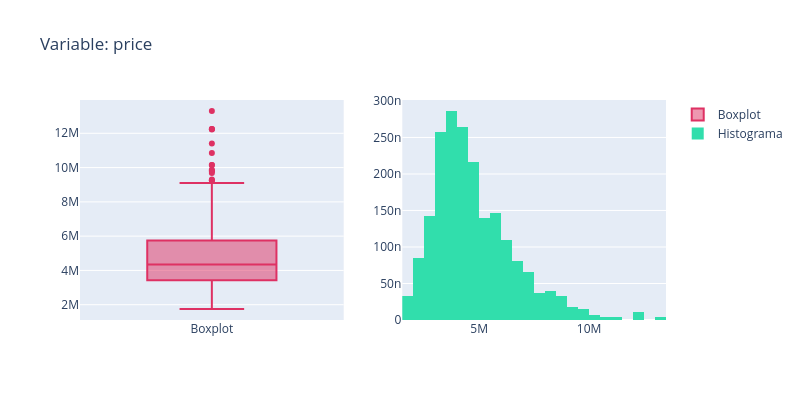
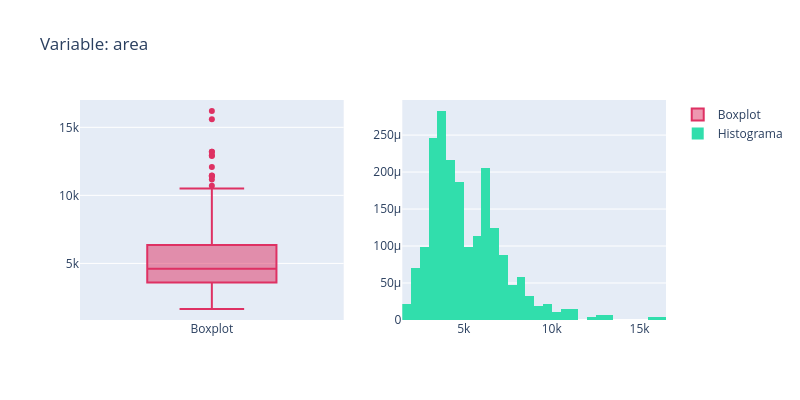
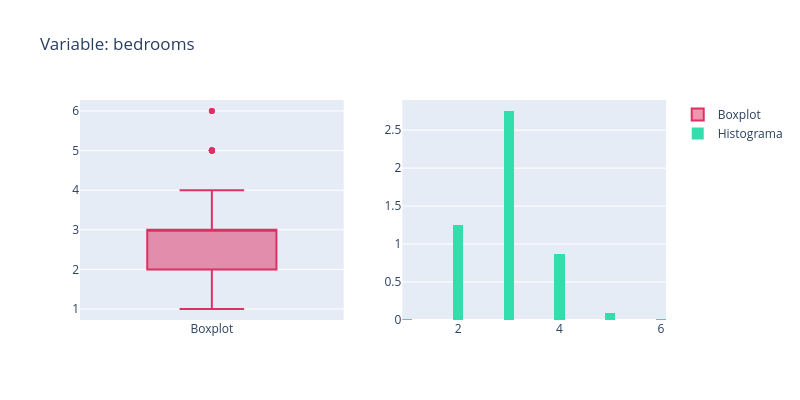
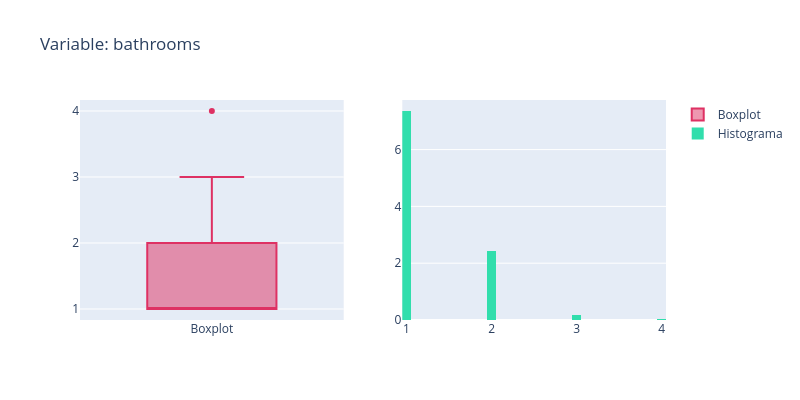

Source (notebook cell) for these figures, in order:
### Code cell
analisis.plot_num()

### Figure 1 — Plotly figure (JSON) as saved in the notebook; plotly's stock layout.template omitted (floating-point values rounded to 4 significant figures; data arrays with more than 128 entries replaced by an {"elided": "..."} marker saying what was removed)
{"data": [{"marker": {"color": "#de3163"}, "name": "Boxplot", "type": "box", "xaxis": "x", "y": {"elided": "545 int values"}, "yaxis": "y"}, {"histnorm": "probability density", "marker": {"color": "#31deac"}, "name": "Histograma", "nbinsx": 50, "type": "histogram", "x": {"elided": "545 int values"}, "xaxis": "x2", "yaxis": "y2"}], "layout": {"height": 400, "title": {"text": "Variable: price"}, "width": 800, "xaxis": {"anchor": "y", "domain": [0, 0.45]}, "xaxis2": {"anchor": "y2", "domain": [0.55, 1]}, "yaxis": {"anchor": "x", "domain": [0, 1]}, "yaxis2": {"anchor": "x2", "domain": [0, 1]}}}

### Figure 2 — Plotly figure (JSON) as saved in the notebook; plotly's stock layout.template omitted (floating-point values rounded to 4 significant figures; data arrays with more than 128 entries replaced by an {"elided": "..."} marker saying what was removed)
{"data": [{"marker": {"color": "#de3163"}, "name": "Boxplot", "type": "box", "xaxis": "x", "y": {"elided": "545 int values"}, "yaxis": "y"}, {"histnorm": "probability density", "marker": {"color": "#31deac"}, "name": "Histograma", "nbinsx": 50, "type": "histogram", "x": {"elided": "545 int values"}, "xaxis": "x2", "yaxis": "y2"}], "layout": {"height": 400, "title": {"text": "Variable: area"}, "width": 800, "xaxis": {"anchor": "y", "domain": [0, 0.45]}, "xaxis2": {"anchor": "y2", "domain": [0.55, 1]}, "yaxis": {"anchor": "x", "domain": [0, 1]}, "yaxis2": {"anchor": "x2", "domain": [0, 1]}}}

### Figure 3 — Plotly figure (JSON) as saved in the notebook; plotly's stock layout.template omitted (floating-point values rounded to 4 significant figures; data arrays with more than 128 entries replaced by an {"elided": "..."} marker saying what was removed)
{"data": [{"marker": {"color": "#de3163"}, "name": "Boxplot", "type": "box", "xaxis": "x", "y": {"elided": "545 int values"}, "yaxis": "y"}, {"histnorm": "probability density", "marker": {"color": "#31deac"}, "name": "Histograma", "nbinsx": 50, "type": "histogram", "x": {"elided": "545 int values"}, "xaxis": "x2", "yaxis": "y2"}], "layout": {"height": 400, "title": {"text": "Variable: bedrooms"}, "width": 800, "xaxis": {"anchor": "y", "domain": [0, 0.45]}, "xaxis2": {"anchor": "y2", "domain": [0.55, 1]}, "yaxis": {"anchor": "x", "domain": [0, 1]}, "yaxis2": {"anchor": "x2", "domain": [0, 1]}}}

### Figure 4 — Plotly figure (JSON) as saved in the notebook; plotly's stock layout.template omitted (floating-point values rounded to 4 significant figures; data arrays with more than 128 entries replaced by an {"elided": "..."} marker saying what was removed)
{"data": [{"marker": {"color": "#de3163"}, "name": "Boxplot", "type": "box", "xaxis": "x", "y": {"elided": "545 int values"}, "yaxis": "y"}, {"histnorm": "probability density", "marker": {"color": "#31deac"}, "name": "Histograma", "nbinsx": 50, "type": "histogram", "x": {"elided": "545 int values"}, "xaxis": "x2", "yaxis": "y2"}], "layout": {"height": 400, "title": {"text": "Variable: bathrooms"}, "width": 800, "xaxis": {"anchor": "y", "domain": [0, 0.45]}, "xaxis2": {"anchor": "y2", "domain": [0.55, 1]}, "yaxis": {"anchor": "x", "domain": [0, 1]}, "yaxis2": {"anchor": "x2", "domain": [0, 1]}}}
